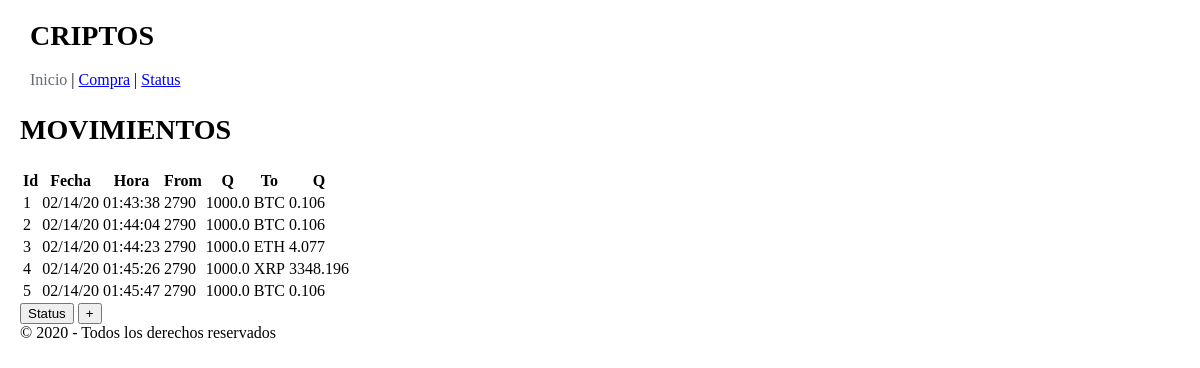
Before: / with the older database file.
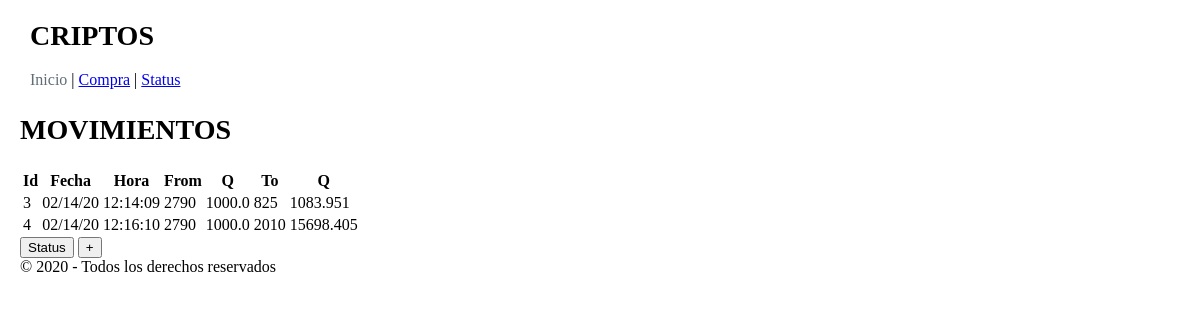
After: the same page with the newer database file.
### tables this page shows
CREATE TABLE "Movements" (
	`id`	INTEGER,
	`date`	TEXT,
	`time`	TEXT,
	`from_currency`	INTEGER,
	`from_quantity`	REAL,
	`to_currency`	INTEGER,
	`to_quantity`	REAL,
	PRIMARY KEY(`id`),
	FOREIGN KEY(`to_currency`) REFERENCES `Criptos`,
	FOREIGN KEY(`from_currency`) REFERENCES `Criptos`
);

### criptos/routes.py (the view)
@app.route("/")
def index():
    registros = todosMovDB()
    return render_template("index.html", registros=registros, route="index")

### criptos/routes.py (called while the page is built)
def todosMovDB():
    conn = sqlite3.connect(BASE_DATOS)
    cursor = conn.cursor()
    consulta = 'SELECT id, date, time, from_currency, from_quantity, to_currency, to_quantity FROM Movements;'
    rows = cursor.execute(consulta)
    filas = []
    for row in rows:
        filas.append(row)
    conn.close()
    return filas

### criptos/templates/index.html (shortened to what this page needs)
{% extends "base.html" %}
{% block content %}
    <h1>MOVIMIENTOS</h1>
        <table class="u-full-width">
            <tr>
                <th>Id</th>
                <th>Fecha</th>
                <th>Hora</th>
                <th>From</th>
                <th>Q</th>
                <th>To</th>
                <th>Q</th>
            </tr>
            {% for mov in registros %}
            <tr>
                <td>{{mov[0]}}</td>
                <td>{{mov[1]}}</td>
                <td>{{mov[2]}}</td>
                <td>{{mov[3]}}</td>
                <td>{{mov[4]}}</td>
                <td>{{mov[5]}}</td>
                <td>{{mov[6]}}</td>
            </tr>
            {% endfor %}
        </table>
        <a href="/status"><input type="button" value="Status"></a>
        <a href="/purchase"><input type="button" value="+"></a>
{% endblock %}

### criptos/templates/base.html (shortened to what this page needs)
<html lang="en">
<head>
    <link rel="stylesheet" href="//cdnjs.cloudflare.com/ajax/libs/normalize/5.0.0/normalize.css">
    <link rel="stylesheet" href="//cdnjs.cloudflare.com/ajax/libs/milligram/1.3.0/milligram.css">
    <link rel="stylesheet" href="/static/css/base.css">
</head>
<body>
    <header>
        <h1>CRIPTOS</h1>
        <div id="menu">
            {% if 'index' != route %}
            <a href="/">Inicio</a> |
            {% else%}
            <a class="disable">Inicio</a> |
            {% endif %}
            {% if 'purchase' != route %}
            <a href="/purchase">Compra</a>  |
            {% else%}
            <a class="disable">Compra</a>  |
            {% endif %}
            {% if 'status' != route %}
            <a href="/status">Status</a>
            {% else%}
            <a class="disable">Status</a> |
            {% endif %}
        </div>
    </header>
    <section>
        {% block content %}{% endblock %}
    </section>
    <footer>&copy 2020 - Todos los derechos reservados</footer>
</body>
</html>

### criptos/static/css/base.css (style rules this page uses)
body { margin: 20px; }
header { margin-left: 10px; }
h1 { font-size: 28px; }
#menu { margin-bottom: 25px; }
#menu .disable { color: #606c76; }

Changed rows visible on the page:
removed Movements: id "1", date "02/14/20", time "01:43:38", from_currency "2790", from_quantity "1000.0", to_currency "BTC", to_quantity "0.106"
removed Movements: id "2", date "02/14/20", time "01:44:04", from_currency "2790", from_quantity "1000.0", to_currency "BTC", to_quantity "0.106"
removed Movements: id "5", date "02/14/20", time "01:45:47", from_currency "2790", from_quantity "1000.0", to_currency "BTC", to_quantity "0.106"
changed Movements id 3: time "01:44:23" → "12:14:09"; to_currency "ETH" → "825"; to_quantity "4.077" → "1083.951"
changed Movements id 4: time "01:45:26" → "12:16:10"; to_currency "XRP" → "2010"; to_quantity "3348.196" → "15698.405"
